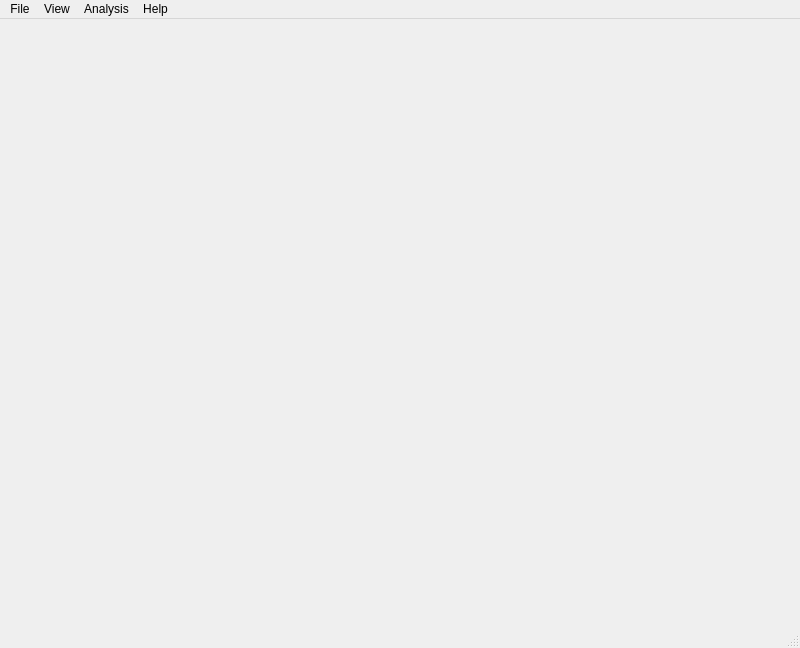
<?xml version="1.0" encoding="UTF-8"?>
<ui version="4.0">
 <class>MainWindow</class>
 <widget class="QMainWindow" name="MainWindow">
  <property name="geometry">
   <rect>
    <x>0</x>
    <y>0</y>
    <width>800</width>
    <height>648</height>
   </rect>
  </property>
  <property name="windowTitle">
   <string>MainWindow</string>
  </property>
  <widget class="QWidget" name="centralwidget">
   <property name="minimumSize">
    <size>
     <width>800</width>
     <height>600</height>
    </size>
   </property>
   <layout class="QHBoxLayout" name="horizontalLayout">
    <item>
     <widget class="QCustomPlot" name="customPlot" native="true"/>
    </item>
   </layout>
  </widget>
  <widget class="QMenuBar" name="menubar">
   <property name="geometry">
    <rect>
     <x>0</x>
     <y>0</y>
     <width>800</width>
     <height>20</height>
    </rect>
   </property>
   <widget class="QMenu" name="menuFile">
    <property name="title">
     <string>File</string>
    </property>
    <widget class="QMenu" name="menuRecent_Files">
     <property name="title">
      <string>Recent Files...</string>
     </property>
     <addaction name="separator"/>
     <addaction name="actionClear_Menu"/>
    </widget>
    <addaction name="actionOpen"/>
    <addaction name="actionReopen"/>
    <addaction name="menuRecent_Files"/>
    <addaction name="separator"/>
    <addaction name="actionCloseFile"/>
    <addaction name="separator"/>
    <addaction name="actionExit"/>
   </widget>
   <widget class="QMenu" name="menuView">
    <property name="title">
     <string>View</string>
    </property>
    <addaction name="actionColorSettings"/>
   </widget>
   <widget class="QMenu" name="menuAnalysis">
    <property name="title">
     <string>Analysis</string>
    </property>
   </widget>
   <widget class="QMenu" name="menuAbout">
    <property name="title">
     <string>Help</string>
    </property>
    <addaction name="actionAbout"/>
    <addaction name="actionContact"/>
   </widget>
   <addaction name="menuFile"/>
   <addaction name="menuView"/>
   <addaction name="menuAnalysis"/>
   <addaction name="menuAbout"/>
  </widget>
  <widget class="QStatusBar" name="statusbar">
   <property name="minimumSize">
    <size>
     <width>0</width>
     <height>25</height>
    </size>
   </property>
  </widget>
  <action name="actionOpen">
   <property name="icon">
    <iconset theme="QIcon::ThemeIcon::DocumentOpen"/>
   </property>
   <property name="text">
    <string>Open...</string>
   </property>
   <property name="shortcut">
    <string>Ctrl+O</string>
   </property>
  </action>
  <action name="actionExit">
   <property name="icon">
    <iconset theme="QIcon::ThemeIcon::ApplicationExit"/>
   </property>
   <property name="text">
    <string>Exit</string>
   </property>
   <property name="shortcut">
    <string>Ctrl+Q</string>
   </property>
  </action>
  <action name="actionContact">
   <property name="icon">
    <iconset theme="QIcon::ThemeIcon::MailForward"/>
   </property>
   <property name="text">
    <string>Contact...</string>
   </property>
  </action>
  <action name="actionReopen">
   <property name="text">
    <string>Reopen</string>
   </property>
  </action>
  <action name="actionClear_Menu">
   <property name="text">
    <string>Clear Menu</string>
   </property>
  </action>
  <action name="actionCloseFile">
   <property name="text">
    <string>Close File</string>
   </property>
  </action>
  <action name="actionColorSettings">
   <property name="text">
    <string>Color Settings</string>
   </property>
  </action>
  <action name="actionAbout">
   <property name="icon">
    <iconset theme="QIcon::ThemeIcon::HelpAbout"/>
   </property>
   <property name="text">
    <string>About</string>
   </property>
  </action>
 </widget>
 <customwidgets>
  <customwidget>
   <class>QCustomPlot</class>
   <extends>QWidget</extends>
   <header>qcustomplot.h</header>
   <container>1</container>
  </customwidget>
 </customwidgets>
 <resources/>
 <connections>
  <connection>
   <sender>actionExit</sender>
   <signal>triggered()</signal>
   <receiver>MainWindow</receiver>
   <slot>close()</slot>
   <hints>
    <hint type="sourcelabel">
     <x>-1</x>
     <y>-1</y>
    </hint>
    <hint type="destinationlabel">
     <x>399</x>
     <y>299</y>
    </hint>
   </hints>
  </connection>
 </connections>
</ui>
